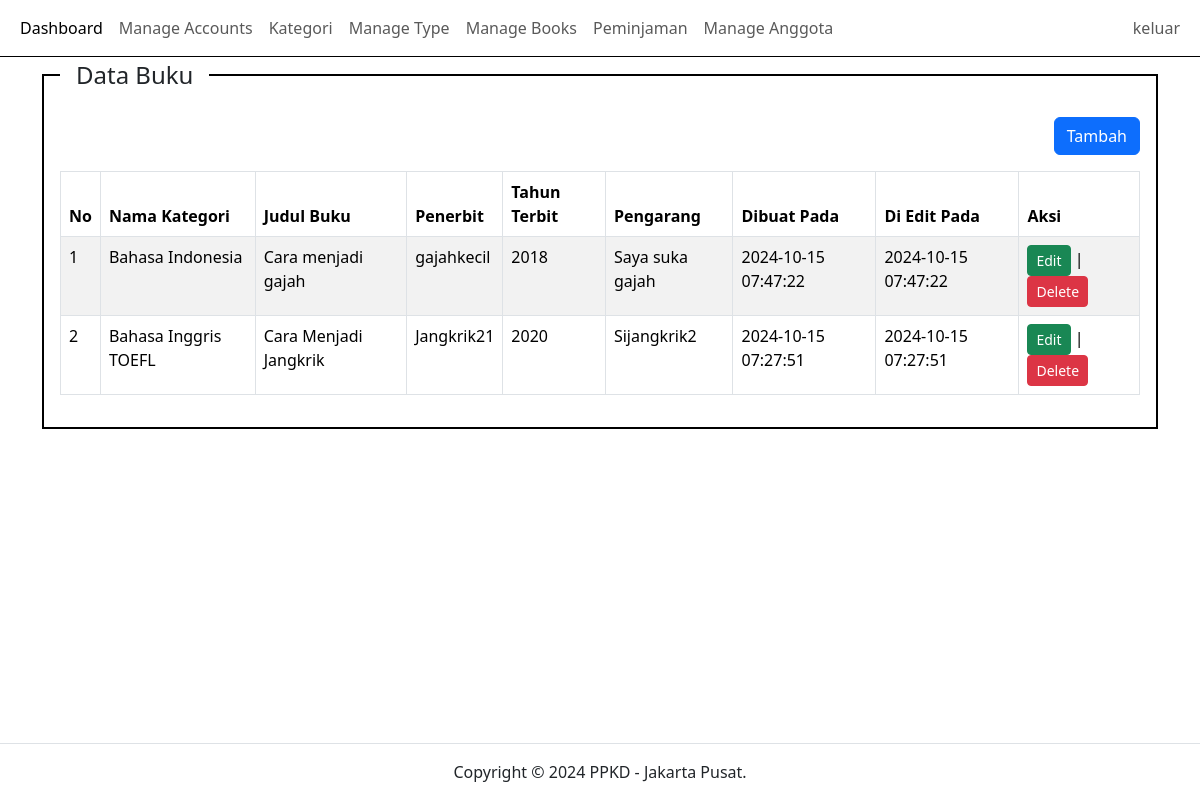
The page /index.php?pg=buku (signed in) on the database its author committed.
### tables this page shows
CREATE TABLE `buku` (
  `id` int(11) NOT NULL,
  `id_kategori` int(11) NOT NULL,
  `nama_buku` varchar(100) NOT NULL,
  `penerbit` varchar(100) NOT NULL,
  `tahun_terbit` int(10) NOT NULL,
  `pengarang` varchar(100) NOT NULL,
  `created_at` timestamp NOT NULL DEFAULT current_timestamp(),
  `updated_at` timestamp NOT NULL DEFAULT current_timestamp()
);

CREATE TABLE `kategori` (
  `id` int(11) NOT NULL,
  `nama_kategori` varchar(50) NOT NULL,
  `created_at` timestamp NOT NULL DEFAULT current_timestamp(),
  `updated_at` timestamp NOT NULL DEFAULT current_timestamp() ON UPDATE current_timestamp()
);

### content/buku.php (the view)
<?php
$buku = mysqli_query($koneksi, "SELECT kategori.nama_kategori, buku.* FROM buku LEFT JOIN kategori ON kategori.id = buku.id_kategori ORDER BY buku.id DESC");
?>
<div class="container">
    <div class="row">
        <div class="col-sm-12">
            <fieldset class="border border-black border-2 p-3">
                <legend class="float-none w-auto px-3">Data Buku</legend>
                <div align="right">
                    <a href="?pg=tambah-buku" class="btn btn-primary">Tambah</a>
                </div>
                <div class="table-responsive">
                    <table class="table table-bordered table-striped table-hover mt-3">
                        <thead>
                            <tr>
                                <th>No</th>
                                <th>Nama Kategori</th>
                                <th>Judul Buku</th>
                                <th>Penerbit</th>
                                <th>Tahun Terbit</th>
                                <th>Pengarang</th>
                                <th>Dibuat Pada</th>
                                <th>Di Edit Pada</th>
                                <th>Aksi</th>
                            </tr>
                        </thead>
                        <tbody>
                            <?php
                            $no = 1;
                            while ($rowBuku = mysqli_fetch_assoc($buku)):
                            ?>
                                <tr>
                                    <td><?php echo $no++ ?></td>
                                    <td><?php echo $rowBuku['nama_kategori'] ?></td>
                                    <td><?php echo $rowBuku['nama_buku'] ?></td>
                                    <td><?php echo $rowBuku['penerbit'] ?></td>
                                    <td><?php echo $rowBuku['tahun_terbit'] ?></td>
                                    <td><?php echo $rowBuku['pengarang'] ?></td>
                                    <td><?php echo $rowBuku['created_at'] ?></td>
                                    <td><?php echo $rowBuku['updated_at'] ?></td>
                                    <td>
                                        <a id="edit-buku" data-id="<?php echo $rowBuku['id'] ?>" href="?pg=tambah-buku&edit=<?php echo $rowBuku['id'] ?>"
                                            class="btn btn-success btn-sm">Edit
                                        </a> |
                                        <a
                                            href="?pg=tambah-buku&delete=<?php echo $rowBuku['id'] ?>"
                                            class="btn btn-danger btn-sm"
                                            onclick="return confirm('Apakah anda yakin akan menghapus data ini??')">Delete</a>
                                    </td>
                                </tr>
                            <?php endwhile ?>
                        </tbody>
                    </table>
                </div>
            </fieldset>
        </div>
    </div>
</div>

### index.php (shortened to what this page needs)
<!DOCTYPE html>
<html lang="en">
<head>
  <link rel="stylesheet" href="assets/dist/css/bootstrap.min.css" />
</head>
<body>
  <div class="wrapper">
    <?php include 'inc/navbar.php'; ?>
    <div class="content">
      <?php
      if (isset($_GET['pg'])) {
        if (file_exists('content/' . $_GET['pg'] . '.php')) {
          include 'content/' . $_GET['pg'] . '.php';
        } else {
          echo "<h1>Halaman tidak ditemukan</h1>";
        }
      } else {
        include 'content/dashboard.php';
      }
      ?>
    </div>
    <footer class="text-center border-top fixed-bottom p-3">Copyright &copy; 2024 PPKD - Jakarta Pusat.</footer>
  </div>
</body>
</html>

### inc/navbar.php (shortened to what this page needs)
<div class="menu border-bottom border-black">
    <nav class="navbar navbar-expand-lg">
        <div class="container-fluid">
            <div class="collapse navbar-collapse" id="navbarSupportedContent">
                <ul class="navbar-nav me-auto mb-2 mb-lg-0">
                    <li class="nav-item">
                        <a class="nav-link active" aria-current="page" href="index.php">Dashboard</a>
                    </li>
                    <li class="nav-item">
                        <a class="nav-link" href="?pg=user">Manage Accounts</a>
                    </li>
                    <li class="nav-item">
                        <a class="nav-link" href="?pg=kategori">Kategori</a>
                    </li>
                    <li class="nav-item">
                        <a class="nav-link" href="?pg=tipe">Manage Type</a>
                    </li>
                    <li class="nav-item">
                        <a class="nav-link" href="?pg=buku">Manage Books</a>
                    </li>
                    <li class="nav-item">
                        <a class="nav-link" href="?pg=peminjaman">Peminjaman</a>
                    </li>
                    <li class="nav-item">
                        <a class="nav-link" href="?pg=anggota">Manage Anggota</a>
                    </li>
                </ul>
                <ul class="navbar-nav ms-auto mb-2 mb-lg-0">
                    <li class="nav-item">
                        <a href="keluar.php" class="nav-link">keluar</a>
                    </li>
                </ul>
            </div>
        </div>
    </nav>
</div>

### rows shown on the page
buku: id_kategori.nama_kategori "Bahasa Indonesia", nama_buku "Cara menjadi gajah", penerbit "gajahkecil", tahun_terbit "2018", pengarang "Saya suka gajah", created_at "2024-10-15 07:47:22", updated_at "2024-10-15 07:47:22"
buku: id_kategori.nama_kategori "Bahasa Inggris TOEFL", nama_buku "Cara Menjadi Jangkrik", penerbit "Jangkrik21", tahun_terbit "2020", pengarang "Sijangkrik2", created_at "2024-10-15 07:27:51", updated_at "2024-10-15 07:27:51"
